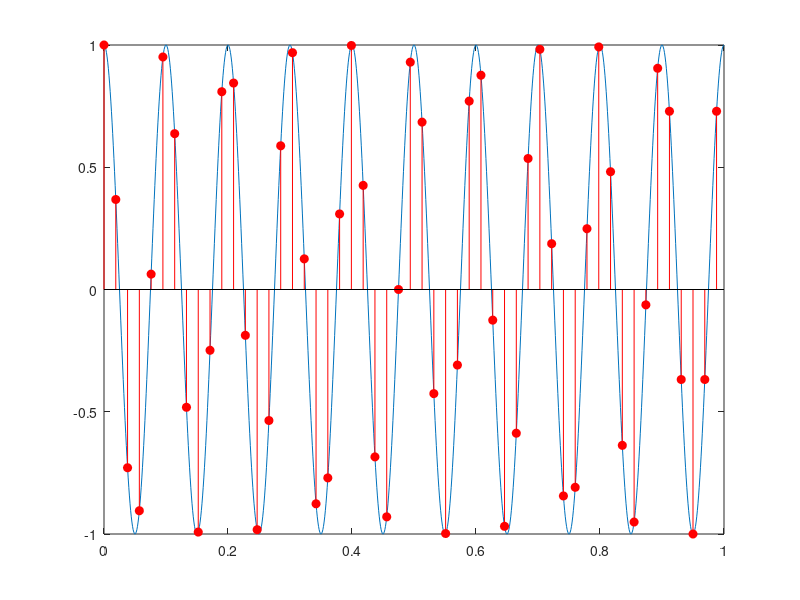
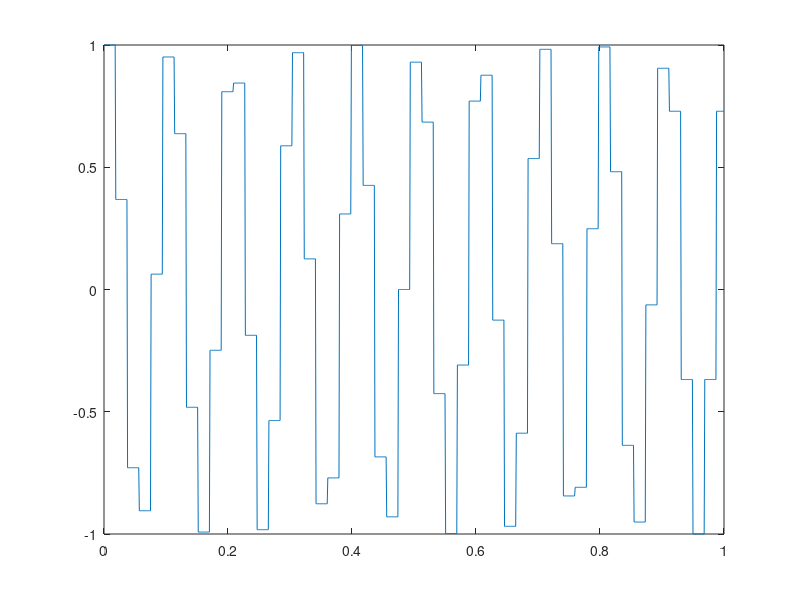
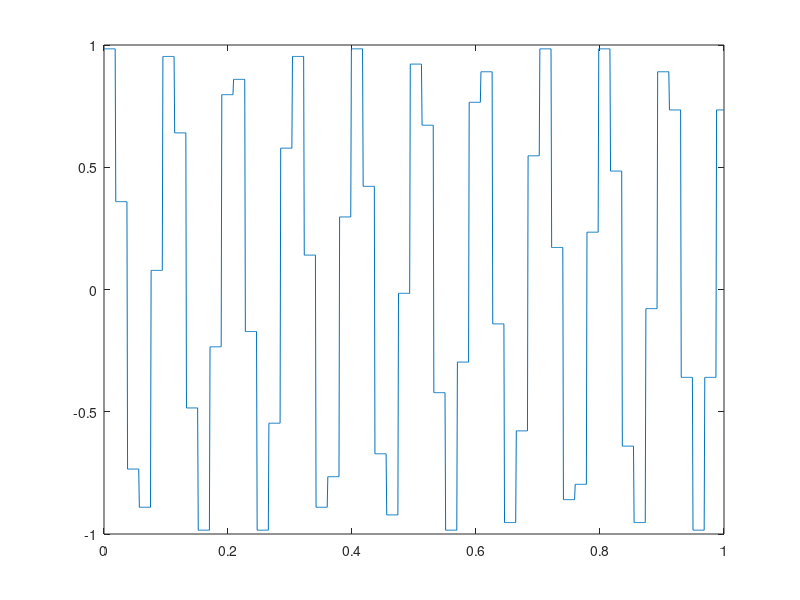
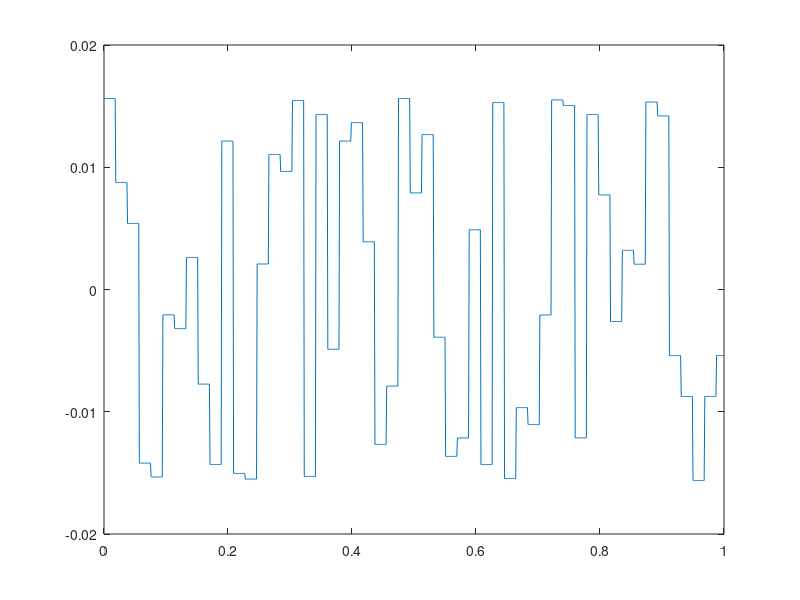

These figures' MATLAB source, in order:
clear all;close all;
% se al muy similar a la anal gica��
% Cosenoidal de frecuencia f Hz
f=10;
Ts = 1/1000;
t = 0:Ts:1;
x = cos(2*pi*t*f);
% se al con muestreo natural 19 veces m s lento (53Hz)��
tm = t(1:19:end);
xm = cos(2*pi*tm*f);
% se al muestreada con sample-and-hold�
tsh = 19;
xs = zeros(1,numel(t));
for i=1:numel(t)
if( rem(i,tsh)==1 )
tmp = x(i);
end
xs(i) = tmp;
end
% Proceso de Cuantificaci n�
M = 64;
int = (max(xs)-min(xs))/M;
m = (min(xs)+int/2):int:(max(xs)-int/2);
xq = zeros(1,length(t));
for i=1:length(t)
[tmp k] = min(abs(xs(i)-m));
xq(i) = m(k);
end
% diferencia
xd = xs - xq;
% graficas
figure(1)
plot(t,x)  %analog signal
hold on
stem(tm,xm,'r','filled') %natural sampling
figure(2)
plot(t,xs)  %sample and hold
figure(3)
plot(t,xq) %quantified
figure(4)
plot(t,xd) %difference
%Potencia de la se al: �
Px=x*x'/numel(x); %var(x)
ex = xs-xq; %Forma 1
%%*****************Forma 2
%  b=log2(M);
%  xq= round(x*(2^(b-1)))/(2^(b-1)); %Se al Cuantizada�
%  ex = x-xq; 
%*************************************
Pn=ex*ex'/numel(ex);
SQNR_xdB = 10*log10(Px/Pn) %Simulado
SQNR_Teorico2= 6.02*(log2(M)) + 1.76 % Para una se al sinusoidal